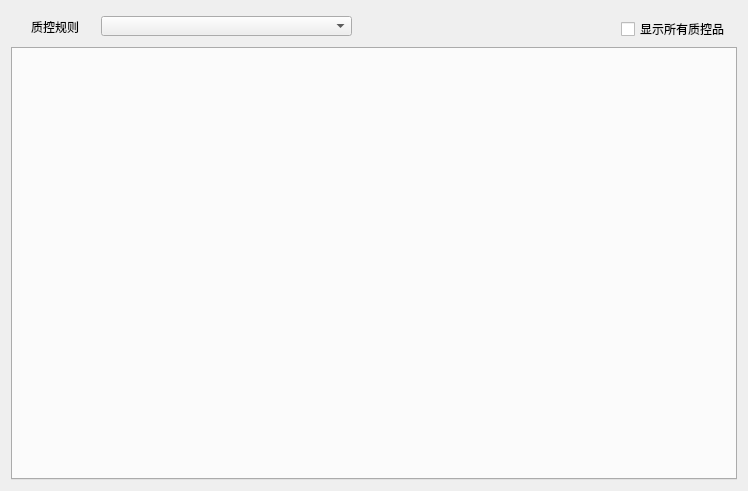
<?xml version="1.0" encoding="UTF-8"?>
<ui version="4.0">
 <class>ChartView</class>
 <widget class="QWidget" name="ChartView">
  <property name="geometry">
   <rect>
    <x>0</x>
    <y>0</y>
    <width>748</width>
    <height>491</height>
   </rect>
  </property>
  <property name="windowTitle">
   <string>质控图</string>
  </property>
  <layout class="QVBoxLayout" name="verticalLayout">
   <item>
    <widget class="QWidget" name="widget" native="true">
     <property name="minimumSize">
      <size>
       <width>0</width>
       <height>30</height>
      </size>
     </property>
     <widget class="QCheckBox" name="cbkShowAll">
      <property name="geometry">
       <rect>
        <x>610</x>
        <y>10</y>
        <width>111</width>
        <height>16</height>
       </rect>
      </property>
      <property name="text">
       <string>显示所有质控品</string>
      </property>
     </widget>
     <widget class="QComboBox" name="listWidget">
      <property name="geometry">
       <rect>
        <x>90</x>
        <y>5</y>
        <width>251</width>
        <height>20</height>
       </rect>
      </property>
     </widget>
     <widget class="QLabel" name="label">
      <property name="geometry">
       <rect>
        <x>20</x>
        <y>10</y>
        <width>54</width>
        <height>12</height>
       </rect>
      </property>
      <property name="text">
       <string>质控规则</string>
      </property>
     </widget>
    </widget>
   </item>
   <item>
    <widget class="QTabWidget" name="tabWidget">
     <property name="minimumSize">
      <size>
       <width>0</width>
       <height>180</height>
      </size>
     </property>
     <property name="currentIndex">
      <number>-1</number>
     </property>
     <property name="iconSize">
      <size>
       <width>16</width>
       <height>16</height>
      </size>
     </property>
    </widget>
   </item>
  </layout>
 </widget>
 <resources/>
 <connections/>
</ui>
